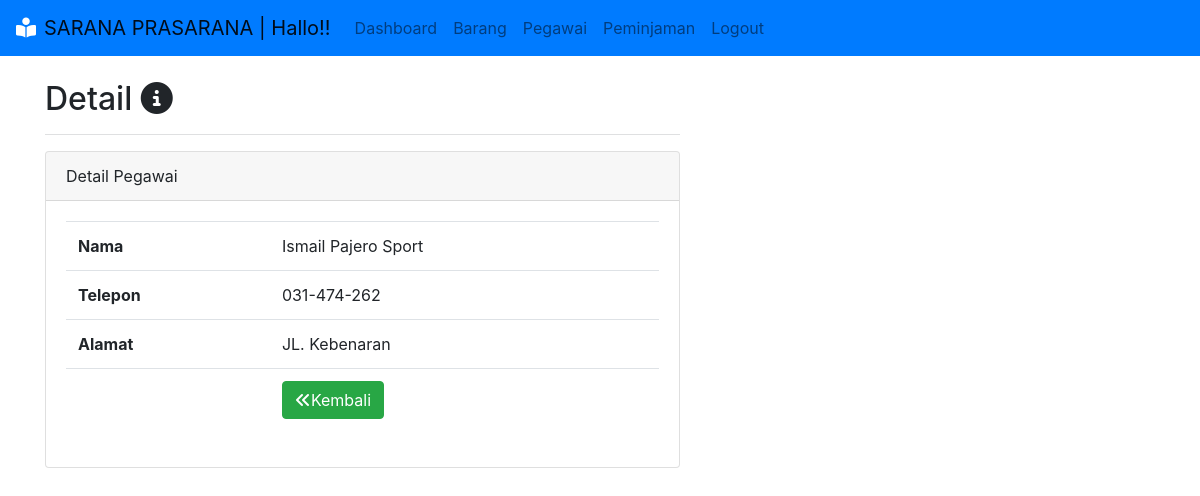
The page /pegawai/detail.php?id_pegawai=2 (signed in) on the database its author committed.
### tables this page shows
CREATE TABLE `pegawai` (
  `id_pegawai` int(3) NOT NULL,
  `nama_pegawai` varchar(50) NOT NULL,
  `telp` varchar(50) NOT NULL,
  `alamat` varchar(200) NOT NULL
);

### pegawai/detail.php (the view)
<?php
include '../aset/header.php';
include '../koneksi.php';
$id_pegawai = $_GET['id_pegawai'];
$sql = "SELECT * FROM pegawai WHERE id_pegawai = $id_pegawai";
$res = mysqli_query($koneksi, $sql);
$detail = mysqli_fetch_assoc($res);
?>
<div class="container">
    <div class="row mt-4">
        <div class="col-md-7">
            <h2>Detail <i class="fas fa-info-circle"></i></h2>
            <hr class="bg-light">
            <div class="card">
                <div class="card-header">
                    Detail Pegawai
                </div>
                <div class="card-body">
                <table class="table">
                    <tr>
                        <td><strong>Nama</strong></td>
                        <td><?= $detail['nama_pegawai'] ?></td>
                    </tr>
                    <tr>
                        <td><strong>Telepon</strong></td>
                        <td><?= $detail['telp'] ?></td>
                    </tr>
                    <tr>
                        <td><strong>Alamat</strong></td>
                        <td><?= $detail['alamat'] ?></td>
                    </tr>
                    <tr>
                        <td></td>
                        <td>
                            <a href="index.php" class="btn btn-success"><i class="fas fa-angle-double-left"></i>Kembali</a>
                        </td>
                    </tr>
                    </table>
                </div>
            </div>
        </div>
    </div>
</div>
<?php
include '../aset/footer.php';
?>

### rows shown on the page
pegawai: nama_pegawai "Ismail Pajero Sport", telp "031-474-262", alamat "JL. Kebenaran"
